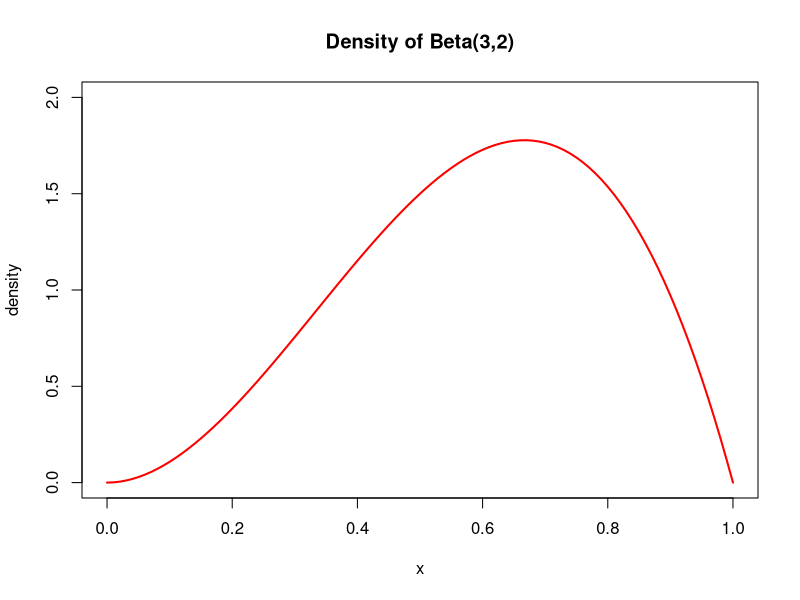
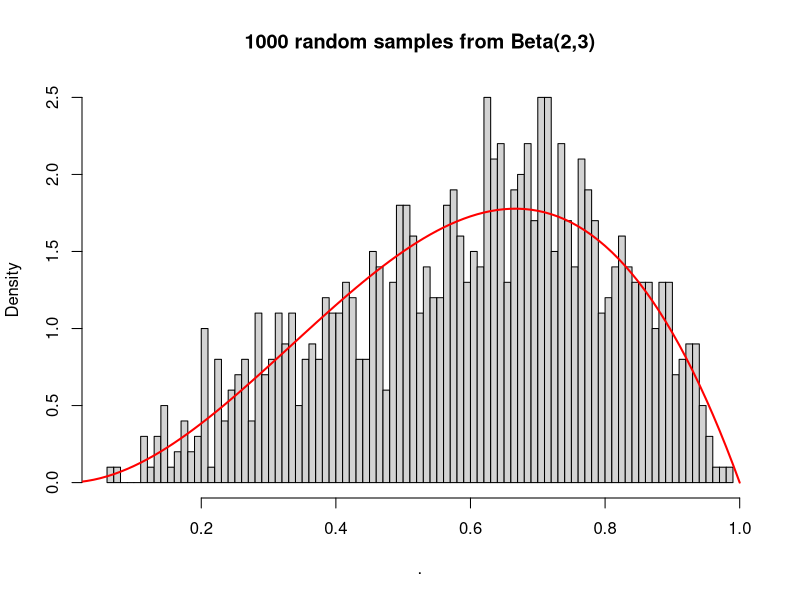
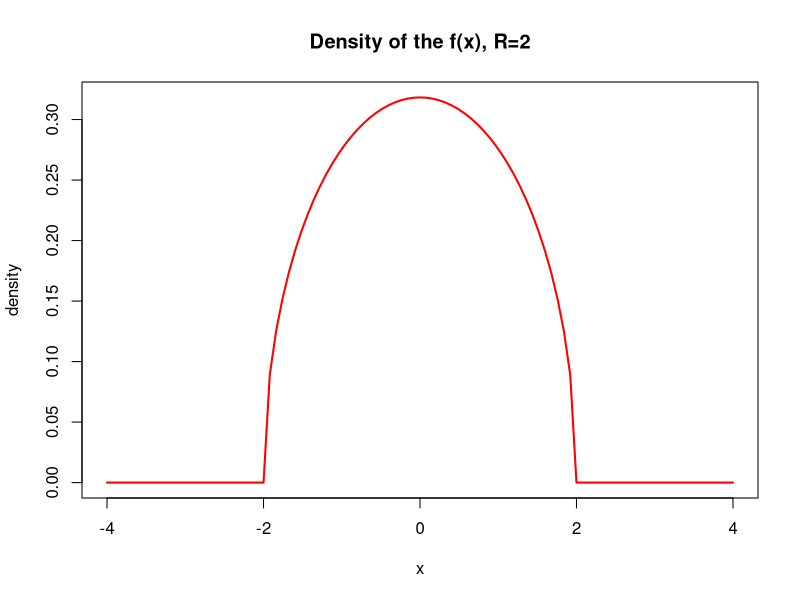
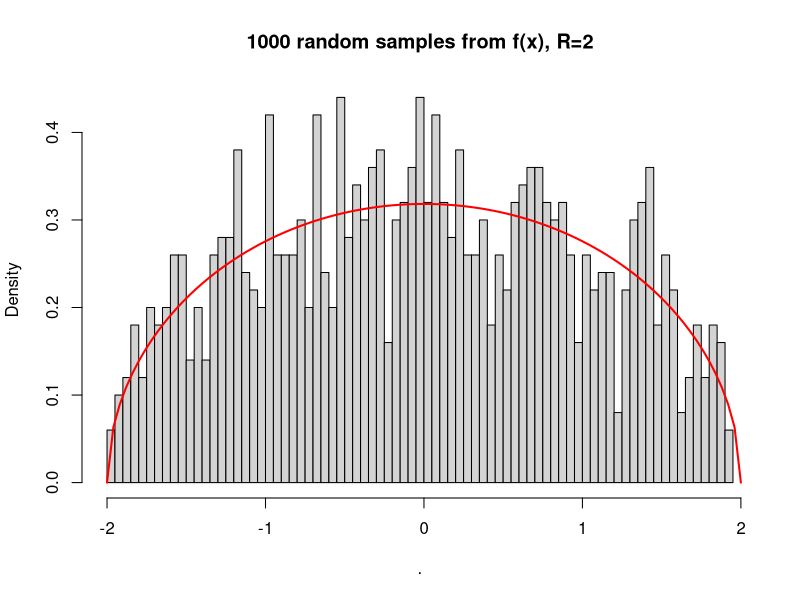
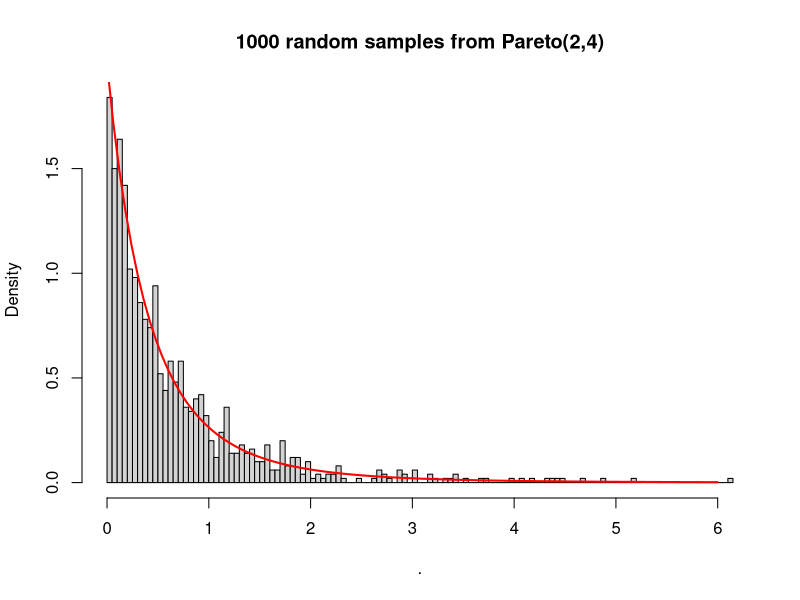

Write the R code that produced these figures, in order.
## ---- chunk 1
knitr::opts_chunk$set(echo = TRUE,fig.width= 5,fig.height=3.5, fig.align = "center")
library(tidyverse)
## ---- chunk 2
curve(dbeta(x, 3,2), from = 0, to = 1, lwd =2, col="red",
      ylab = "density",
      ylim = c(0,2),
      main = "Density of Beta(3,2)")
## ---- chunk 3
set.seed(87)
generate_beta <- c()
c <-  2 # criterion

while (length(generate_beta) < 1000){
  y <- runif(1) # envelope
  u <- runif(1) # random uniform
  if (u < dbeta(y,3,2)/c){
    generate_beta = c(generate_beta , y)
  }
}
# cat(length(generate_beta))
generate_beta %>% hist(freq = FALSE, breaks = 100,main = "1000 random samples from Beta(2,3)")
curve(dbeta(x, 3,2), from = 0, to = 1, lwd =2, col="red",add = TRUE)
## ---- chunk 4
dhemisph <-  function(x,r){
  prob_density <- ifelse(abs(x)<r, 2/(pi*r^2)*sqrt(r^2-x^2), 0)
  return(prob_density)
}

curve(dhemisph(x, r=2), from= -4, to=4, 
      lwd=2, col="red", ylab ="density",
      main = "Density of the f(x), R=2")
## ---- chunk 5
set.seed(87)
generate_hemisphere <- c()
c <-  4/pi # criterion
R <- 2 # model parameter R
while(length(generate_hemisphere) < 1000){
  y <- runif(1, -R, R) # envelope
  u <- runif(1) # random uniform sample
  if (u < dhemisph(y,r=R)/c){
    generate_hemisphere = c(generate_hemisphere , y)
  }
}
# plot
generate_hemisphere %>% hist(freq = FALSE, breaks = 100,
                             main = paste0("1000 random samples from f(x), R=",R))
curve(dhemisph(x, r=R), from = -R, to = R, lwd =2, col="red",add = TRUE)

## ---- chunk 6
# density
dpareto <- function(x, alpha=2, beta=4){
  return(beta*alpha^beta/(x+alpha)^(beta+1))
}

# quantile (inverse)
qpareto <- function(x, alpha=2, beta=4){
  return(alpha/((1-x)^(1/beta))-alpha)
}

# Inverse transformation method 
set.seed(87)
u <- runif(1000) # 1000 random uniform distribution
qpareto(u) %>% hist(breaks = 100,freq = FALSE,
                    main="1000 random samples from Pareto(2,4)")
curve(dpareto(x), from=0, to=6,
      lwd=2, col="red", add= TRUE)

## ---- chunk 7
# Method 1
wishart_method1 <- function(n, covMtx){
  if(is.matrix(covMtx)==F){
    break
  }
  # spec
  # .a <- eigen(covMtx) # attain eigenvalues/vectors
  # Q <-.a$vectors%*%diag(sqrt(.a$values)) #
  Q <- chol(covMtx) %>% t() #lower triangular by Cholesky decomp.
  # generate Zs and Xs
  z1 <-  rnorm(n)
  z2 <-  rnorm(n)
  zMtx <-  matrix(c(z1,z2), nrow=2, byrow = TRUE) 
  X <- Q %*% zMtx #2x100
  # cov(X[1,],X[2,]) # Check if the simulation reasonable
  wishart <-  X %*% t(X)  # 2*2
  return(wishart)
}

# Method 2
wishart_method2 <- function(n, covMtx){
  if(is.matrix(covMtx)==F){
    break
  }
  A <- matrix(c(sqrt(rchisq(1,n)), 0,rnorm(1),sqrt(rchisq(1,n-1))),
               ncol=2, byrow = TRUE) ##
  U <- chol(covMtx)# upper triangle
  
  wishart <- t(U) %*% A %*% t(A) %*% U # i.e., L A A^T L^T
  return(wishart)
}
## ---- chunk 8
covMtx <- matrix(c(1, 0.5, 0.5, 2),ncol=2, byrow = T)
cat("Method 1 for random Wishart: \n")
system.time(for(i in 1:10000){wishart_method1(100, covMtx = covMtx)})
cat("\n Method 2 for random Wishart: \n")
system.time(for(i in 1:10000){wishart_method2(100, covMtx = covMtx)})
